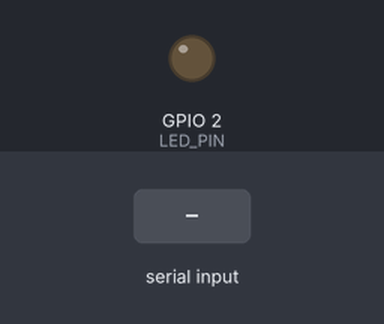
Bench run of a sketch on a simulated ESP32. Shown: output pins drawn as LEDs (lit = HIGH). Dashed ring = blinking. Inputs (shaded band) come from the test bench. Random numbers use the default seed unless the sketch sets one; nothing arrives over Bluetooth unless stated; pins used as bus, display or sensor lines are not drawn; what the sketch prints to the serial monitor is not drawn. At 16.3 s the program restarts the board; the recording ends there.

Above: at 0.1 s.
At 1.2 s:
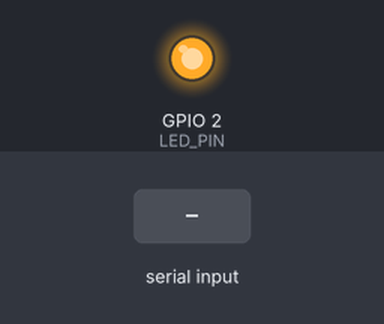
1.3 s: "T" received over the second serial link
At 2.82 s:
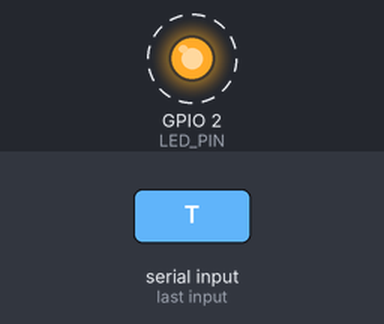
Timing chart, 0 to 16.3 s (numbered marks = the images above; inputs shaded):
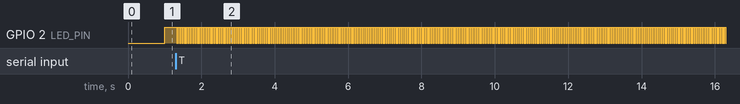

The sketch:

esp32_bt_sketch.ino
```cpp
void(* reset) (void) = 0; //Reset function

#include "BluetoothSerial.h"

BluetoothSerial ESP_BT;

const int LED_PIN = 2;
const int TX_PIN = 25;

unsigned long currentMillis = 0;
unsigned long previousMillis = 0;
unsigned long lastTxMillis = 0;
unsigned long lastCommandMillis = 0;
boolean tx = false;

const long txTimeout = 15000;
const long commandTimeout = 60000;


long runSign = random(0, 2147483646L);

void blinkTik();
void singleBlink();
void blinkTik();
void stopTx();
void startTx();

// the setup routine runs once when you press reset:
void setup() {
  // initialize serial communication at 9600 bits per second:
  Serial.begin(115200);
  ESP_BT.begin("Baofeng PTT 1");

  pinMode(TX_PIN, OUTPUT);
  pinMode(LED_PIN, OUTPUT);

  digitalWrite(TX_PIN, LOW);
  digitalWrite(LED_PIN, LOW);

  Serial.println("Starting...");
}

// the loop routine runs over and over again forever:
void loop() {

  //Check hang bt or other problems
  if(tx && millis() > lastTxMillis + txTimeout){
      Serial.println("TX seems hang. Rebooting...");
      stopTx();
      reset();
  }

  //Check BT stack hang
  if(millis() > lastCommandMillis + commandTimeout){
      Serial.println("Timeout. No input commands. Seems BT hang. Rebooting...");
      stopTx();
      reset();
  }

  blinkTik();

  if (ESP_BT.available()) {

    lastCommandMillis = millis();

    singleBlink();

    // read byte
    char incomingByte = toupper(ESP_BT.read());

    switch (incomingByte) {
      case 'T':
        startTx();
        break;

      case 'R':
        stopTx();
        break;

      case 'C':
        ESP_BT.print("WORK");
        break;

      case 'S':
        ESP_BT.print("Run sign: ");
        ESP_BT.println(runSign);
        break;

      case 'K':
        ESP_BT.print("Reboot");
        reset();
        break;

      case 'H':
        ESP_BT.println("Commands: ");
        ESP_BT.println("  \"T\" - transmit (PTT ON) -> return 'TX' string");
        ESP_BT.println("  \"R\" - receive (PTT OFF) -> return 'RX' string");
        ESP_BT.println("  \"C\" - check, return 'WORK' string");
        ESP_BT.println("  \"S\" - print unique run sign number (changes when restart)");
        ESP_BT.println("  \"K\" - kill (restart) arduino");
        break;
    }
  }
}

void startTx(){
  ESP_BT.print("TX");
  digitalWrite(TX_PIN, HIGH);
  lastTxMillis = millis();
  tx = true;
}

void stopTx(){
  ESP_BT.print("RX");
  digitalWrite(TX_PIN, LOW);
  tx = false;
}

inline void digitalToggle(byte pin) {
  digitalWrite(pin, !digitalRead(pin));
}

void singleBlink() {
  currentMillis = millis();
  digitalToggle(LED_PIN);
}

void blinkTik() {

  long restBlinkInterval;

  if (tx){
    restBlinkInterval = 25;
  } else {
    restBlinkInterval = 1000;
  }

  currentMillis = millis();

  if (currentMillis - previousMillis >= restBlinkInterval) {
    // save the last time you blinked the LED
    previousMillis = currentMillis;

    digitalToggle(LED_PIN);
  }
}
```

Measured:
- by itself, GPIO 2 (LED_PIN): alternates HIGH for 0.03 s and LOW for 0.03 s
